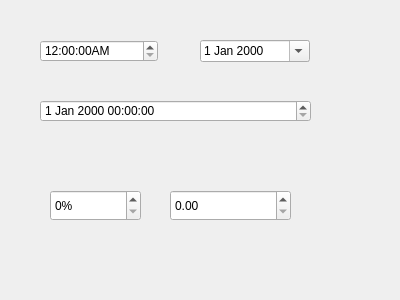
<?xml version="1.0" encoding="UTF-8"?>
<ui version="4.0">
 <class>MyWidget</class>
 <widget class="QWidget" name="MyWidget">
  <property name="geometry">
   <rect>
    <x>0</x>
    <y>0</y>
    <width>400</width>
    <height>300</height>
   </rect>
  </property>
  <property name="windowTitle">
   <string>MyWidget</string>
  </property>
  <widget class="QTimeEdit" name="timeEdit">
   <property name="geometry">
    <rect>
     <x>40</x>
     <y>40</y>
     <width>118</width>
     <height>22</height>
    </rect>
   </property>
   <property name="displayFormat">
    <string>h:mm:ssA</string>
   </property>
  </widget>
  <widget class="QDateEdit" name="dateEdit">
   <property name="geometry">
    <rect>
     <x>200</x>
     <y>40</y>
     <width>110</width>
     <height>22</height>
    </rect>
   </property>
   <property name="calendarPopup">
    <bool>true</bool>
   </property>
  </widget>
  <widget class="QDateTimeEdit" name="dateTimeEdit">
   <property name="geometry">
    <rect>
     <x>40</x>
     <y>100</y>
     <width>271</width>
     <height>22</height>
    </rect>
   </property>
  </widget>
  <widget class="QSpinBox" name="spinBox">
   <property name="geometry">
    <rect>
     <x>50</x>
     <y>190</y>
     <width>91</width>
     <height>31</height>
    </rect>
   </property>
   <property name="suffix">
    <string>%</string>
   </property>
  </widget>
  <widget class="QDoubleSpinBox" name="doubleSpinBox">
   <property name="geometry">
    <rect>
     <x>170</x>
     <y>190</y>
     <width>121</width>
     <height>31</height>
    </rect>
   </property>
  </widget>
 </widget>
 <layoutdefault spacing="6" margin="11"/>
 <resources/>
 <connections/>
</ui>
